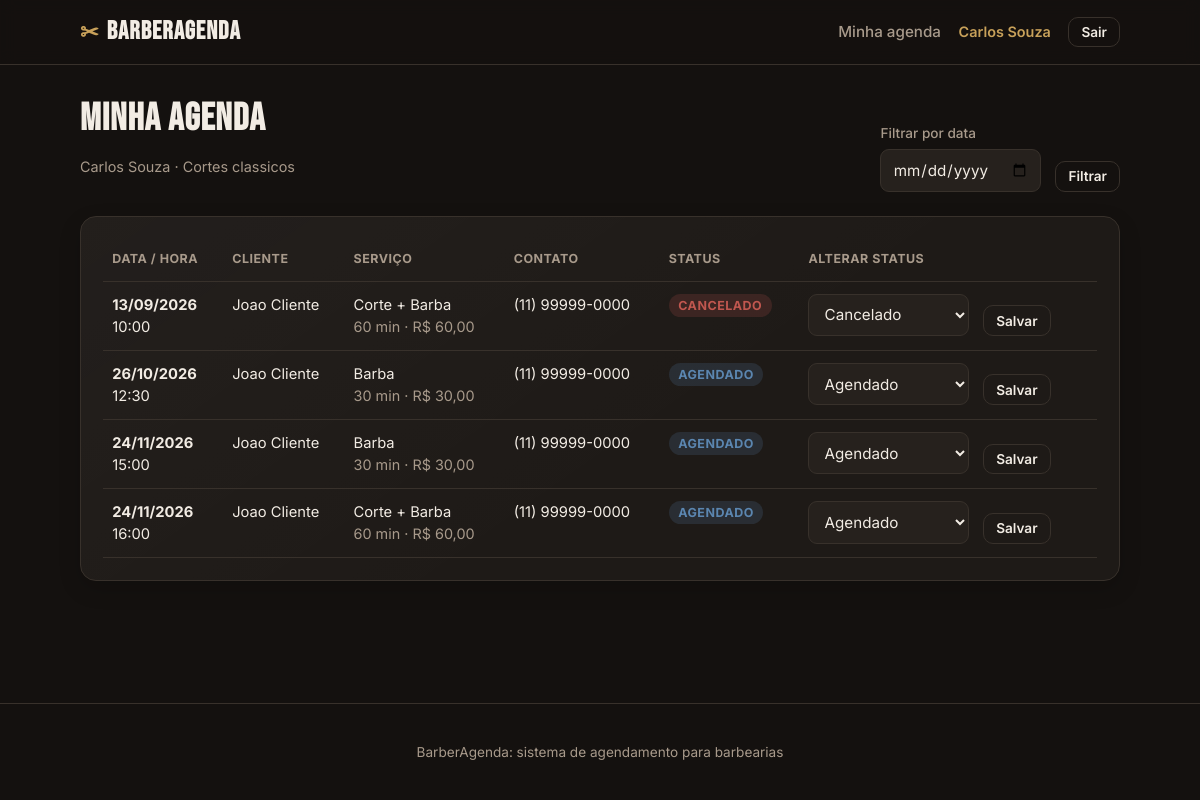
The app's page /agenda (signed in) with its own data.
### tables this page shows
CREATE TABLE usuarios (
            id INTEGER PRIMARY KEY AUTOINCREMENT,
            nome TEXT NOT NULL,
            email TEXT NOT NULL UNIQUE,
            senha TEXT NOT NULL,
            papel TEXT NOT NULL CHECK (papel IN ('admin', 'barbeiro', 'cliente')),
            telefone TEXT
        , google_sub TEXT);

CREATE TABLE barbeiros (
            id INTEGER PRIMARY KEY AUTOINCREMENT,
            usuario_id INTEGER UNIQUE,
            nome TEXT NOT NULL,
            especialidade TEXT,
            ativo INTEGER NOT NULL DEFAULT 1,
            FOREIGN KEY (usuario_id) REFERENCES usuarios(id) ON DELETE SET NULL
        );

CREATE TABLE agendamentos (
            id INTEGER PRIMARY KEY AUTOINCREMENT,
            cliente_id INTEGER NOT NULL,
            barbeiro_id INTEGER NOT NULL,
            servico_id INTEGER NOT NULL,
            data TEXT NOT NULL,
            hora TEXT NOT NULL,
            status TEXT NOT NULL DEFAULT 'agendado'
                CHECK (status IN ('agendado', 'em_atendimento', 'concluido', 'cancelado')),
            criado_em TEXT NOT NULL, duracao_min INTEGER NOT NULL DEFAULT 30, preco REAL NOT NULL DEFAULT 0,
            FOREIGN KEY (cliente_id) REFERENCES usuarios(id) ON DELETE CASCADE,
            FOREIGN KEY (barbeiro_id) REFERENCES barbeiros(id) ON DELETE CASCADE,
            FOREIGN KEY (servico_id) REFERENCES servicos(id) ON DELETE CASCADE
        );

CREATE TABLE servicos (
            id INTEGER PRIMARY KEY AUTOINCREMENT,
            nome TEXT NOT NULL,
            descricao TEXT,
            duracao_min INTEGER NOT NULL,
            preco REAL NOT NULL
        );

### app.py (the view)
@app.route("/agenda")
@login_obrigatorio("barbeiro")
def barbeiro_agenda():
    b = barbeiro_do_usuario(session["usuario_id"])
    if not b:
        flash("Seu perfil de barbeiro ainda nao foi configurado.", "erro")
        return redirect(url_for("index"))
    filtro_data = request.args.get("data", "")
    conn = get_db()
    query =     """SELECT a.*, s.nome AS servico_nome,
                      u.nome AS cliente_nome, u.telefone AS cliente_telefone
               FROM agendamentos a
               JOIN servicos s ON s.id = a.servico_id
               JOIN usuarios u ON u.id = a.cliente_id
               WHERE a.barbeiro_id=?"""
    params = [b["id"]]
    if filtro_data:
        query += " AND a.data=?"
        params.append(filtro_data)
    query += " ORDER BY a.data, a.hora"
    ags = conn.execute(query, params).fetchall()
    conn.close()
    return render_template(
        "barbeiro_agenda.html", agendamentos=ags, barbeiro=b, filtro_data=filtro_data
    )

### app.py (called while the page is built)
def usuario_atual():
    uid = session.get("usuario_id")
    if not uid:
        return None
    conn = get_db()
    u = conn.execute("SELECT * FROM usuarios WHERE id=?", (uid,)).fetchone()
    conn.close()
    return u

def login_obrigatorio(*papeis):
    def decorator(f):
        @wraps(f)
        def wrapper(*args, **kwargs):
            u = usuario_atual()
            if not u:
                flash("Faca login para continuar.", "erro")
                return redirect(url_for("login"))
            if papeis and u["papel"] not in papeis:
                abort(403)
            return f(*args, **kwargs)
        return wrapper
    return decorator

@app.context_processor
def injeta_usuario():
    return {"usuario": usuario_atual()}

@app.template_filter("moeda")
def moeda(valor):
    return f"R$ {valor:,.2f}".replace(",", "X").replace(".", ",").replace("X", ".")

@app.template_filter("data_br")
def data_br(iso):
    try:
        return datetime.strptime(iso, "%Y-%m-%d").strftime("%d/%m/%Y")
    except (ValueError, TypeError):
        return iso

@app.template_filter("status_label")
def status_label(s):
    return STATUS_LABEL.get(s, s)

def barbeiro_do_usuario(usuario_id):
    conn = get_db()
    b = conn.execute(
        "SELECT * FROM barbeiros WHERE usuario_id=?", (usuario_id,)
    ).fetchone()
    conn.close()
    return b

### db.py (called while the page is built)
def get_db():
    conn = sqlite3.connect(DB_PATH)
    conn.row_factory = sqlite3.Row
    conn.execute("PRAGMA foreign_keys = ON")
    return conn

### templates/barbeiro_agenda.html (shortened to what this page needs)
{% extends "base.html" %}
{% block content %}
<div class="page-head">
    <div>
        <h1>Minha agenda</h1>
        <p class="muted">{{ barbeiro.nome }}{% if barbeiro.especialidade %} · {{ barbeiro.especialidade }}{% endif %}</p>
    </div>
    <form method="get" class="form-inline">
        <label>Filtrar por data
            <input type="date" name="data" value="{{ filtro_data }}">
        </label>
        <button type="submit" class="btn btn-ghost btn-sm">Filtrar</button>
    </form>
</div>
{% if agendamentos %}
<div class="table-wrap card">
    <table class="table">
        <thead>
            <tr>
                <th>Data / Hora</th>
                <th>Cliente</th>
                <th>Serviço</th>
                <th>Contato</th>
                <th>Status</th>
                <th>Alterar status</th>
            </tr>
        </thead>
        <tbody>
            {% for a in agendamentos %}
            <tr>
                <td><strong>{{ a.data|data_br }}</strong><br>{{ a.hora }}</td>
                <td>{{ a.cliente_nome }}</td>
                <td>{{ a.servico_nome }}<br><span class="muted">{{ a.duracao_min }} min · {{ a.preco|moeda }}</span></td>
                <td>{{ a.cliente_telefone or '—' }}</td>
                <td><span class="status status-{{ a.status }}">{{ a.status|status_label }}</span></td>
                <td>
                    <form method="post" action="{{ url_for('barbeiro_status', ag_id=a.id) }}" class="form-inline">
                        <select name="status">
                            <option value="agendado" {% if a.status=='agendado' %}selected{% endif %}>Agendado</option>
                            <option value="cancelado" {% if a.status=='cancelado' %}selected{% endif %}>Cancelado</option>
                        </select>
                        <button type="submit" class="btn btn-ghost btn-sm">Salvar</button>
                    </form>
                </td>
            </tr>
            {% endfor %}
        </tbody>
    </table>
</div>
{% else %}
<div class="card empty"><p>Nenhum atendimento na agenda{% if filtro_data %} para esta data{% endif %}.</p></div>
{% endif %}
{% endblock %}

### templates/base.html (shortened to what this page needs)
<!DOCTYPE html>
<html lang="pt-BR">
<head>
    <link rel="stylesheet" href="{{ url_for('static', filename='style.css') }}">
</head>
<body>
    <header class="topbar">
        <div class="container topbar-inner">
            <a href="{{ url_for('index') }}" class="brand">
                <span class="brand-mark">✂</span>
                <span class="brand-name">BarberAgenda</span>
            </a>
            <nav class="nav">
                {% if usuario %}
                    {% if usuario.papel == 'cliente' %}
                        <a href="{{ url_for('cliente_barbeiros') }}" class="{% if request.endpoint == 'cliente_barbeiros' %}nav-active{% endif %}" {% if request.endpoint == 'cliente_barbeiros' %}aria-current="page"{% endif %}>Barbeiros</a>
                        <a href="{{ url_for('cliente_agendamentos') }}" class="{% if request.endpoint == 'cliente_agendamentos' %}nav-active{% endif %}" {% if request.endpoint == 'cliente_agendamentos' %}aria-current="page"{% endif %}>Meus agendamentos</a>
                    {% elif usuario.papel == 'barbeiro' %}
                        <a href="{{ url_for('barbeiro_agenda') }}" class="{% if request.endpoint == 'barbeiro_agenda' %}nav-active{% endif %}" {% if request.endpoint == 'barbeiro_agenda' %}aria-current="page"{% endif %}>Minha agenda</a>
                    {% endif %}
                    <span class="nav-user">{{ usuario.nome }}</span>
                    <form method="post" action="{{ url_for('logout') }}">
                        <button type="submit" class="btn btn-ghost btn-sm">Sair</button>
                    </form>
                {% else %}
                    <a href="{{ url_for('index') }}">Início</a>
                    <a href="{{ url_for('cadastro') }}">Criar conta</a>
                    <a href="{{ url_for('login') }}" class="btn btn-ghost btn-sm">Entrar</a>
                {% endif %}
            </nav>
        </div>
    </header>
    <main class="container main">
        {% block content %}{% endblock %}
    </main>
    <footer class="footer">
        <div class="container">
            <p>BarberAgenda: sistema de agendamento para barbearias</p>
        </div>
    </footer>
</body>
</html>

### static/style.css (style rules this page uses)
:root { --bg: #14110f; --surface: #1e1a17; --surface-2: #26211d; --border: #38312b; --text: #f2ece4; --muted: #a89a8b; --gold: #c8a15a; --gold-dark: #a87f3d; --danger: #c0574f; --green: #5fa06a; --blue: #5b86b0; --radius: 12px; --maxw: 1080px; }
* { box-sizing: border-box; }
body { margin: 0; background: var(--bg); color: var(--text); font-family: 'Inter', system-ui, sans-serif; line-height: 1.5; display: flex; flex-direction: column; min-height: 100vh; }
.container { width: 100%; max-width: var(--maxw); margin: 0 auto; padding: 0 1.25rem; }
h1, h2, h3 { line-height: 1.15; margin: 0 0 .5rem; }
a { color: var(--gold); text-decoration: none; }
.muted { color: var(--muted); font-size: .9rem; }
.topbar { background: rgba(20,17,15,.85); backdrop-filter: blur(8px); border-bottom: 1px solid var(--border); position: sticky; top: 0; z-index: 10; }
.topbar-inner { display: flex; align-items: center; justify-content: space-between; min-height: 64px; padding-block: .5rem; gap: 1rem; }
.brand { display: flex; align-items: center; gap: .5rem; color: var(--text); font-weight: 700; flex-shrink: 0; }
.brand-mark { color: var(--gold); font-size: 1.4rem; }
.brand-name { font-family: 'Bebas Neue', sans-serif; font-size: 1.6rem; letter-spacing: 1px; }
.nav { display: flex; align-items: center; justify-content: flex-end; gap: .5rem 1.1rem; flex-wrap: wrap; min-width: 0; }
.nav form { margin: 0; }
.nav a { color: var(--muted); font-weight: 500; font-size: .95rem; }
.nav-user { color: var(--gold); font-size: .9rem; font-weight: 600; }
.main { flex: 1; padding: 2rem 1.25rem 3rem; }
.card { background: linear-gradient(145deg, rgba(255,255,255,.025), transparent 60%), var(--surface); border: 1px solid var(--border); border-radius: 16px; padding: 1.35rem; box-shadow: 0 8px 22px rgba(0,0,0,.16); min-width: 0; }
.btn { display: inline-flex; align-items: center; justify-content: center; gap: .4rem; padding: .65rem 1.1rem; border-radius: 10px; border: 1px solid transparent; font-weight: 600; font-size: .95rem; cursor: pointer; font-family: inherit; transition: .15s; text-decoration: none; }
.btn-ghost { background: transparent; color: var(--text); border-color: var(--border); }
.btn-sm { padding: .4rem .75rem; font-size: .85rem; }
.form label, .form-inline label { display: flex; flex-direction: column; gap: .35rem; font-size: .85rem; color: var(--muted); font-weight: 500; }
.form-inline { display: flex; flex-direction: row; gap: .9rem; align-items: flex-end; flex-wrap: wrap; }
input, select { background: var(--surface-2); border: 1px solid var(--border); color: var(--text); padding: .6rem .7rem; border-radius: 9px; font-size: .95rem; font-family: inherit; }
.form input:not([type="checkbox"]), .form select, .form-inline label > input:not([type="checkbox"]), .form-inline label > select, .dashboard-filter input { width: 100%; max-width: 100%; min-width: 0; }
.page-head { display: flex; align-items: flex-end; justify-content: space-between; gap: 1rem; flex-wrap: wrap; margin-bottom: 1.5rem; }
.page-head h1 { font-family: 'Bebas Neue', sans-serif; font-size: 2.4rem; letter-spacing: 1px; }
.status { padding: .25rem .6rem; border-radius: 999px; font-size: .78rem; font-weight: 700; text-transform: uppercase; letter-spacing: .5px; }
.status-agendado { background: rgba(91,134,176,.18); color: var(--blue); }
.status-cancelado { background: rgba(192,87,79,.18); color: var(--danger); }
.table-wrap { max-width: 100%; overflow-x: auto; overscroll-behavior-x: contain; }
.table { width: 100%; min-width: 640px; border-collapse: collapse; font-size: .92rem; }
.table th, .table td { text-align: left; padding: .75rem .6rem; border-bottom: 1px solid var(--border); vertical-align: top; }
.table th { color: var(--muted); font-size: .78rem; text-transform: uppercase; letter-spacing: .5px; }
.table td { overflow-wrap: anywhere; }
.footer { border-top: 1px solid var(--border); padding: 1.5rem 0; color: var(--muted); font-size: .85rem; text-align: center; }

### records on screen
usuarios: nome "Carlos Souza"
barbeiros: nome "Carlos Souza", especialidade "Cortes classicos"
agendamentos: data|data_br "13/09/2026", hora "10:00", cliente_nome "Joao Cliente", servico_nome "Corte + Barba", duracao_min "60", preco|moeda "R$ 60,00", telefone "(11) 99999-0000", status|status_label "CANCELADO", status "Cancelado"
agendamentos: data|data_br "26/10/2026", hora "12:30", cliente_nome "Joao Cliente", servico_nome "Barba", duracao_min "30", preco|moeda "R$ 30,00", telefone "(11) 99999-0000", status|status_label "AGENDADO", status "Agendado"
agendamentos: data|data_br "24/11/2026", hora "15:00", cliente_nome "Joao Cliente", servico_nome "Barba", duracao_min "30", preco|moeda "R$ 30,00", telefone "(11) 99999-0000", status|status_label "AGENDADO", status "Agendado"
agendamentos: data|data_br "24/11/2026", hora "16:00", cliente_nome "Joao Cliente", servico_nome "Corte + Barba", duracao_min "60", preco|moeda "R$ 60,00", telefone "(11) 99999-0000", status|status_label "AGENDADO", status "Agendado"
